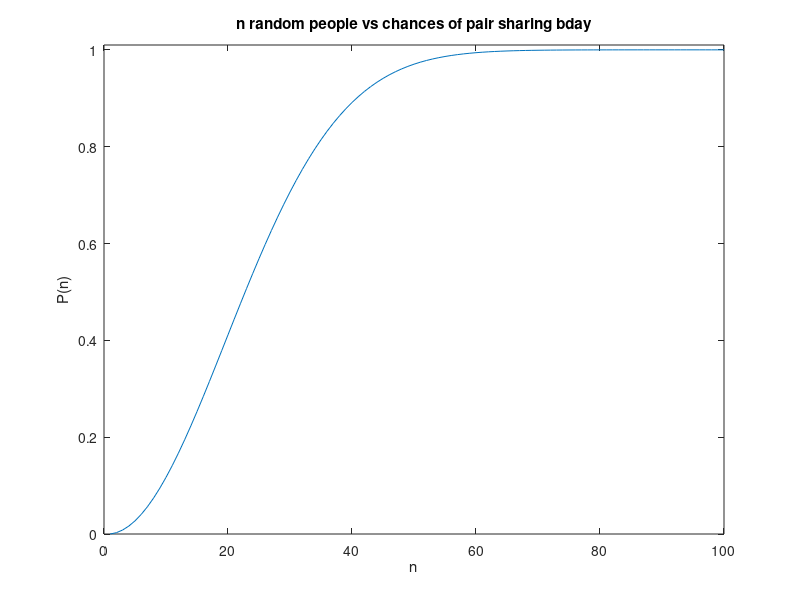

The MATLAB source for this figure: (Note: this script raises an error after producing the figure.)
% Ben Juarez   ACM 116    PS1

bday = ones(100, 1);
b = 1;
for n = 1:100
    b = b .* ((365-n+1)/365);
    bday(n) = 1 - b;
end

bday(55)
plot(1:1:100, bday)
xlabel("n");
ylabel("P(n)");
ylim([0 1.01]);
title("n random people vs chances of pair sharing bday");
snapnow